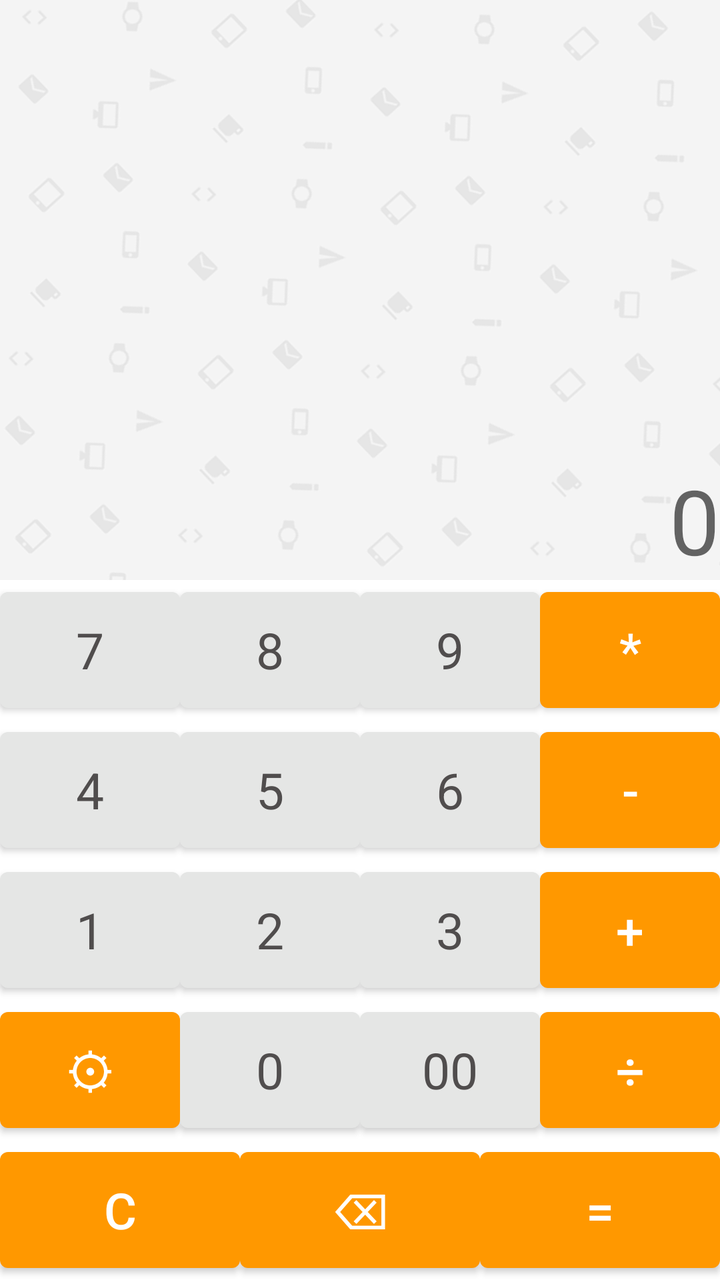
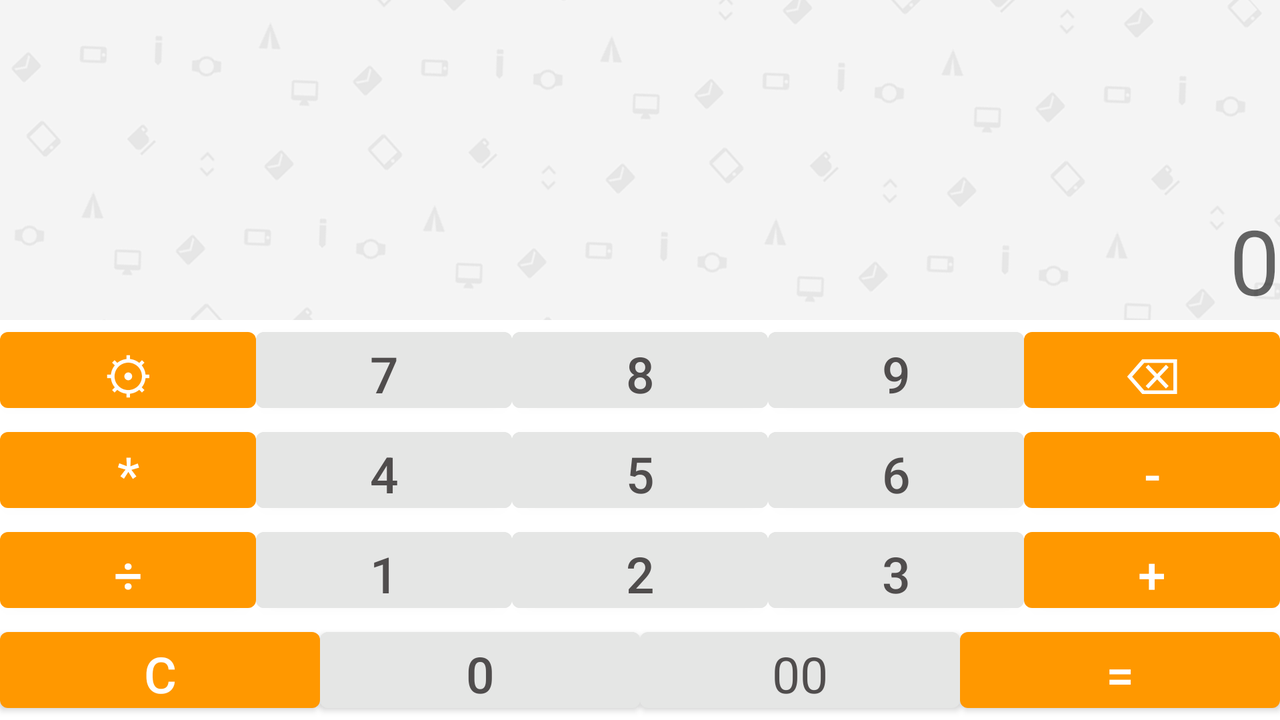

Compare how this app lays out the same screen by default and in its alternative resource folder. The renders come first, then the two layout files and the values they reference.
<!-- AndroidManifest.xml: application theme MyTheme -->
<!-- res/layout/activity_calculate.xml -->
<?xml version="1.0" encoding="utf-8"?>
<LinearLayout xmlns:android="http://schemas.android.com/apk/res/android"
    xmlns:app="http://schemas.android.com/apk/res-auto"
    xmlns:tools="http://schemas.android.com/tools"
    android:layout_width="match_parent"
    android:layout_height="match_parent"
    android:background="@drawable/bg"
    android:gravity="bottom"
    android:hapticFeedbackEnabled="false"
    android:orientation="vertical">


    <com.google.android.material.textview.MaterialTextView
        android:id="@+id/numText"
        android:layout_width="match_parent"
        android:layout_height="wrap_content"
        android:gravity="bottom|end"
        android:hint="@string/_0"
        android:textSize="@dimen/TextViewSize" />




    <LinearLayout
        android:layout_width="match_parent"
        android:layout_height="@dimen/LinearLayoutSize"
        android:background="@android:color/white"
        android:orientation="horizontal">

        <com.google.android.material.button.MaterialButton
            android:id="@+id/button7"
            style="@style/NumberDisplayStyle"
            android:text="@string/_7" />

        <com.google.android.material.button.MaterialButton
            android:id="@+id/button8"
            style="@style/NumberDisplayStyle"
            android:text="@string/_8" />

        <com.google.android.material.button.MaterialButton
            android:id="@+id/button9"
            style="@style/NumberDisplayStyle"
            android:text="@string/_9" />

        <com.google.android.material.button.MaterialButton
            android:id="@+id/multi"

            android:layout_width="wrap_content"
            android:layout_height="match_parent"
            android:layout_weight="1"
            android:text="@string/multi"
            android:textSize="@dimen/TextSize" />

    </LinearLayout>

    <LinearLayout
        android:layout_width="match_parent"
        android:layout_height="@dimen/LinearLayoutSize"
        android:background="@android:color/white"
        android:orientation="horizontal">

        <com.google.android.material.button.MaterialButton
            android:id="@+id/button4"
            style="@style/NumberDisplayStyle"
            android:text="@string/_4" />

        <com.google.android.material.button.MaterialButton
            android:id="@+id/button5"
            style="@style/NumberDisplayStyle"
            android:text="@string/_5" />

        <com.google.android.material.button.MaterialButton
            android:id="@+id/button6"
            style="@style/NumberDisplayStyle"
            android:text="@string/_6" />

        <com.google.android.material.button.MaterialButton
            android:id="@+id/minus"
            android:layout_width="wrap_content"
            android:layout_height="match_parent"
            android:layout_weight="1"
            android:text="@string/minus"
            android:textSize="@dimen/TextSize" />
    </LinearLayout>

    <LinearLayout
        android:layout_width="match_parent"
        android:layout_height="@dimen/LinearLayoutSize"
        android:background="@android:color/white"
        android:orientation="horizontal">

        <com.google.android.material.button.MaterialButton
            android:id="@+id/button1"
            style="@style/NumberDisplayStyle"
            android:text="@string/_1" />

        <com.google.android.material.button.MaterialButton
            android:id="@+id/button2"
            style="@style/NumberDisplayStyle"
            android:text="@string/_2" />

        <com.google.android.material.button.MaterialButton
            android:id="@+id/button3"
            style="@style/NumberDisplayStyle"
            android:text="@string/_3" />

        <com.google.android.material.button.MaterialButton
            android:id="@+id/plus"
            android:layout_width="wrap_content"
            android:layout_height="match_parent"
            android:layout_weight="1"
            android:text="@string/plus"
            android:textSize="@dimen/TextSize" />

    </LinearLayout>

    <LinearLayout
        android:layout_width="match_parent"
        android:layout_height="@dimen/LinearLayoutSize"
        android:background="@android:color/white"
        android:orientation="horizontal">

        <com.google.android.material.button.MaterialButton
            android:id="@+id/switchLayout"
            android:layout_width="wrap_content"
            android:layout_height="match_parent"
            android:layout_weight="1"
            android:text="@string/switch_layout"
            android:textSize="@dimen/TextSize" />

        <com.google.android.material.button.MaterialButton
            android:id="@+id/button0"
            style="@style/NumberDisplayStyle"
            android:text="@string/_0" />

        <com.google.android.material.button.MaterialButton
            android:id="@+id/doubleZero"
            style="@style/NumberDisplayStyle"
            android:text="@string/doubleZero" />

        <com.google.android.material.button.MaterialButton
            android:id="@+id/separate"
            android:layout_width="wrap_content"
            android:layout_height="match_parent"
            android:layout_weight="1"
            android:text="@string/separate"
            android:textSize="@dimen/TextSize" />


    </LinearLayout>
    <LinearLayout
        android:layout_width="match_parent"
        android:layout_height="@dimen/LinearLayoutSize"
        android:background="@android:color/white"
        android:orientation="horizontal">


        <com.google.android.material.button.MaterialButton
            android:id="@+id/zero"
            android:layout_width="wrap_content"
            android:layout_height="match_parent"
            android:layout_weight="1"
            android:text="@string/zero"
            android:textSize="@dimen/TextSize" />


        <com.google.android.material.button.MaterialButton
            android:id="@+id/backspace"
            android:layout_width="wrap_content"
            android:layout_height="match_parent"
            android:layout_weight="1"
            android:text="@string/backspace"
            android:textSize="@dimen/TextSize" />

        <com.google.android.material.button.MaterialButton
            android:id="@+id/equally"
            android:layout_width="wrap_content"
            android:layout_height="match_parent"
            android:layout_weight="1"
            android:text="@string/equally"
            android:textColor="@android:color/primary_text_dark"
            android:textSize="@dimen/TextSize" />


    </LinearLayout>

</LinearLayout>
<!-- resources referenced by this layout -->
<resources>
  <dimen name="LinearLayoutSize">70dp</dimen>
  <dimen name="TextSize">25sp</dimen>
  <dimen name="TextViewSize">45sp</dimen>
  <!-- drawable bg: png bitmap (drawable, 184359 bytes) -->
  <string name="_0">0</string>
  <string name="_1">1</string>
  <string name="_2">2</string>
  <string name="_3">3</string>
  <string name="_4">4</string>
  <string name="_5">5</string>
  <string name="_6">6</string>
  <string name="_7">7</string>
  <string name="_8">8</string>
  <string name="_9">9</string>
  <string name="backspace">⌫</string>
  <string name="doubleZero">00</string>
  <string name="equally">=</string>
  <string name="minus">-</string>
  <string name="multi">*</string>
  <string name="plus">+</string>
  <string name="separate">÷</string>
  <string name="switch_layout">⚙</string>
  <string name="zero">C</string>
  <style name="NumberDisplayStyle" parent="Theme.MaterialComponents.Light.DarkActionBar">
          <item name="backgroundTint">@color/_btnNumBack</item>
          <item name="android:layout_weight">1</item>
          <item name="android:layout_width">wrap_content</item>
          <item name="android:layout_height">match_parent</item>
          <item name="android:textColor">@color/_numbers</item>
          <item name="android:textSize">@dimen/TextSize</item>
      </style>
  <style name="MyTheme" parent="Theme.MaterialComponents.Light.DarkActionBar">
          
          <item name="colorPrimary">@color/colorPrimary</item>
          <item name="colorPrimaryDark">@color/colorOrangeDark</item>
          <item name="colorAccent">@color/colorAccent</item>
          <item name="color">@color/colorOrangeDark</item>
      </style>
  <color name="_btnNumBack">#E5E6E5</color>
  <color name="_numbers">#504D4D</color>
  <color name="colorPrimary">#FF9800</color>
  <color name="colorOrangeDark">#FF9800</color>
  <color name="colorAccent">#FF8C00</color>
</resources>
<!-- res/layout-land/activity_calculate.xml (the repository's variant of the layout above) -->
<!-- drawn on the phone turned sideways -->
<?xml version="1.0" encoding="utf-8"?>
<LinearLayout xmlns:android="http://schemas.android.com/apk/res/android"
    xmlns:app="http://schemas.android.com/apk/res-auto"
    xmlns:tools="http://schemas.android.com/tools"
    android:layout_width="match_parent"
    android:layout_height="match_parent"
    android:background="@drawable/bg_land"
    android:gravity="bottom"
    android:hapticFeedbackEnabled="false"
    android:orientation="vertical">


    <TextView
        android:id="@+id/numText"
        android:layout_width="match_parent"
        android:layout_height="wrap_content"
        android:gravity="bottom|end"
        android:hint="@string/_0"
        android:textSize="@dimen/TextViewSize" />


    <LinearLayout
        android:layout_width="match_parent"
        android:layout_height="@dimen/Land_height"
        android:background="@android:color/white"
        android:orientation="horizontal">


        <Button
            android:id="@+id/switchLayout"
            android:layout_width="wrap_content"
            android:layout_height="match_parent"
            android:layout_weight="1"
            android:text="@string/switch_layout"
            android:textColor="@android:color/primary_text_dark"
            android:textSize="@dimen/TextSize" />

        <Button
            android:id="@+id/button7"
            android:layout_width="wrap_content"
            android:layout_height="match_parent"
            android:layout_weight="1"
            android:backgroundTint="#E5E6E5"
            android:text="@string/_7"
            android:textColor="@color/_numbers"
            android:textSize="@dimen/TextSize" />

        <Button
            android:id="@+id/button8"
            android:layout_width="wrap_content"
            android:layout_height="match_parent"
            android:layout_weight="1"
            android:backgroundTint="#E5E6E5"
            android:text="@string/_8"
            android:textColor="@color/_numbers"
            android:textSize="@dimen/TextSize" />

        <Button
            android:id="@+id/button9"
            android:layout_width="wrap_content"
            android:layout_height="match_parent"
            android:layout_weight="1"
            android:backgroundTint="#E5E6E5"
            android:text="@string/_9"
            android:textColor="@color/_numbers"
            android:textSize="@dimen/TextSize" />

        <Button
            android:id="@+id/backspace"
            android:layout_width="wrap_content"
            android:layout_height="match_parent"
            android:layout_weight="1"
            android:text="@string/backspace"
            android:textSize="@dimen/TextSize" />


    </LinearLayout>

    <LinearLayout
        android:layout_width="match_parent"
        android:layout_height="@dimen/Land_height"
        android:background="@android:color/white"
        android:orientation="horizontal">

        <Button
            android:id="@+id/multi"
            android:layout_width="wrap_content"
            android:layout_height="match_parent"
            android:layout_weight="1"
            android:text="@string/multi"
            android:textSize="@dimen/TextSize" />

        <Button
            android:id="@+id/button4"
            android:layout_width="wrap_content"
            android:layout_height="match_parent"
            android:layout_weight="1"
            android:backgroundTint="#E5E6E5"
            android:text="@string/_4"
            android:textColor="@color/_numbers"
            android:textSize="@dimen/TextSize" />

        <Button
            android:id="@+id/button5"
            android:layout_width="wrap_content"
            android:layout_height="match_parent"
            android:layout_weight="1"
            android:backgroundTint="#E5E6E5"
            android:text="@string/_5"
            android:textColor="@color/_numbers"
            android:textSize="@dimen/TextSize" />

        <Button
            android:id="@+id/button6"
            android:layout_width="wrap_content"
            android:layout_height="match_parent"
            android:layout_weight="1"
            android:backgroundTint="#E5E6E5"
            android:text="@string/_6"
            android:textColor="@color/_numbers"
            android:textSize="@dimen/TextSize" />

        <Button
            android:id="@+id/minus"
            android:layout_width="wrap_content"
            android:layout_height="match_parent"
            android:layout_weight="1"
            android:text="@string/minus"
            android:textSize="@dimen/TextSize" />
    </LinearLayout>

    <LinearLayout
        android:layout_width="match_parent"
        android:layout_height="@dimen/Land_height"
        android:background="@android:color/white"
        android:orientation="horizontal">


        <Button
            android:id="@+id/separate"
            android:layout_width="wrap_content"
            android:layout_height="match_parent"
            android:layout_weight="1"
            android:text="@string/separate"
            android:textSize="@dimen/TextSize" />

        <Button
            android:id="@+id/button1"
            android:layout_width="wrap_content"
            android:layout_height="match_parent"
            android:layout_weight="1"
            android:backgroundTint="#E5E6E5"
            android:text="@string/_1"
            android:textColor="@color/_numbers"
            android:textSize="@dimen/TextSize" />

        <Button
            android:id="@+id/button2"
            android:layout_width="wrap_content"
            android:layout_height="match_parent"
            android:layout_weight="1"
            android:backgroundTint="#E5E6E5"
            android:text="@string/_2"
            android:textColor="@color/_numbers"
            android:textSize="@dimen/TextSize" />

        <Button
            android:id="@+id/button3"
            android:layout_width="wrap_content"
            android:layout_height="match_parent"
            android:layout_weight="1"
            android:backgroundTint="#E5E6E5"
            android:text="@string/_3"
            android:textColor="@color/_numbers"
            android:textSize="@dimen/TextSize" />

        <Button
            android:id="@+id/plus"
            android:layout_width="wrap_content"
            android:layout_height="match_parent"
            android:layout_weight="1"
            android:text="@string/plus"
            android:textSize="@dimen/TextSize" />

    </LinearLayout>

    <LinearLayout
        android:layout_width="match_parent"
        android:layout_height="@dimen/Land_height"
        android:background="@android:color/white"
        android:orientation="horizontal">

        <Button
            android:id="@+id/zero"
            android:layout_width="wrap_content"
            android:layout_height="match_parent"
            android:layout_weight="1"
            android:text="@string/zero"
            android:textSize="@dimen/TextSize" />

        <Button
            android:id="@+id/button0"
            android:layout_width="wrap_content"
            android:layout_height="match_parent"
            android:layout_weight="1"
            android:backgroundTint="#E5E6E5"
            android:text="@string/_0"
            android:textColor="@color/_numbers"
            android:textSize="@dimen/TextSize" />



        <Button
            android:id="@+id/doubleZero"
            style="@style/NumberDisplayStyle"
            android:layout_width="wrap_content"
            android:layout_height="match_parent"
            android:layout_weight="1"
            android:text="@string/doubleZero"
            android:textSize="@dimen/TextSize" />

        <Button
            android:id="@+id/equally"
            android:layout_width="wrap_content"
            android:layout_height="match_parent"
            android:layout_weight="1"
            android:text="@string/equally"
            android:textColor="@android:color/primary_text_dark"
            android:textSize="@dimen/TextSize" />


    </LinearLayout>

</LinearLayout>
<!-- resources referenced by the variant -->
<!-- as the phone turned sideways resolves them -->
<resources>
  <color name="_numbers">#504D4D</color>
  <!-- from res/values-land/ -->
  <dimen name="Land_height">50dp</dimen>
  <dimen name="TextSize">25sp</dimen>
  <dimen name="TextViewSize">45sp</dimen>
  <!-- drawable bg_land: png bitmap (drawable, 183310 bytes) -->
  <string name="_0">0</string>
  <string name="_1">1</string>
  <string name="_2">2</string>
  <string name="_3">3</string>
  <string name="_4">4</string>
  <string name="_5">5</string>
  <string name="_6">6</string>
  <string name="_7">7</string>
  <string name="_8">8</string>
  <string name="_9">9</string>
  <string name="backspace">⌫</string>
  <string name="doubleZero">00</string>
  <string name="equally">=</string>
  <string name="minus">-</string>
  <string name="multi">*</string>
  <string name="plus">+</string>
  <string name="separate">÷</string>
  <string name="switch_layout">⚙</string>
  <string name="zero">C</string>
  <style name="NumberDisplayStyle" parent="Theme.MaterialComponents.Light.DarkActionBar">
          <item name="backgroundTint">@color/_btnNumBack</item>
          <item name="android:layout_weight">1</item>
          <item name="android:layout_width">wrap_content</item>
          <item name="android:layout_height">match_parent</item>
          <item name="android:textColor">@color/_numbers</item>
          <item name="android:textSize">@dimen/TextSize</item>
      </style>
  <style name="MyTheme" parent="Theme.MaterialComponents.Light.DarkActionBar">
          
          <item name="colorPrimary">@color/colorPrimary</item>
          <item name="colorPrimaryDark">@color/colorOrangeDark</item>
          <item name="colorAccent">@color/colorAccent</item>
          <item name="color">@color/colorOrangeDark</item>
      </style>
  <color name="_btnNumBack">#E5E6E5</color>
  <color name="colorPrimary">#FF9800</color>
  <color name="colorOrangeDark">#FF9800</color>
  <color name="colorAccent">#FF8C00</color>
</resources>
